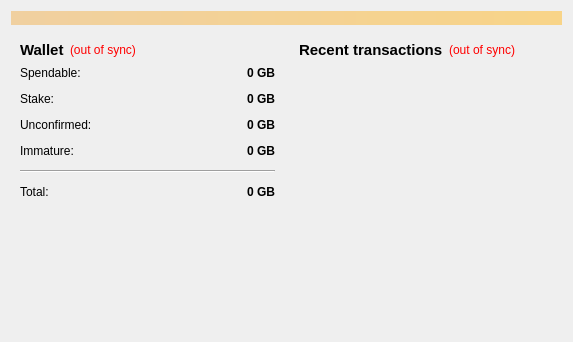
<?xml version="1.0" encoding="UTF-8"?>
<ui version="4.0">
 <class>OverviewPage</class>
 <widget class="QWidget" name="OverviewPage">
  <property name="geometry">
   <rect>
    <x>0</x>
    <y>0</y>
    <width>573</width>
    <height>342</height>
   </rect>
  </property>
  <property name="windowTitle">
   <string>Form</string>
  </property>
  <layout class="QVBoxLayout" name="topLayout">
   <item>
    <widget class="QLabel" name="labelAlerts">
     <property name="visible">
      <bool>false</bool>
     </property>
     <property name="styleSheet">
      <string notr="true">background-color: qlineargradient(x1: 0, y1: 0, x2: 1, y2: 0, stop:0 #F0D0A0, stop:1 #F8D488);  color:#000000
</string>
     </property>
     <property name="wordWrap">
      <bool>true</bool>
     </property>
     <property name="margin">
      <number>3</number>
     </property>
    </widget>
   </item>
   <item>
    <layout class="QHBoxLayout" name="horizontalLayout" stretch="1,1">
     <item>
      <layout class="QVBoxLayout" name="verticalLayout_2">
       <item>
        <widget class="QWidget" name="widget" native="true">
         <layout class="QVBoxLayout" name="verticalLayout_4">
          <item>
           <layout class="QHBoxLayout" name="horizontalLayout_4">
            <item>
             <widget class="QLabel" name="label_5">
              <property name="font">
               <font>
                <pointsize>11</pointsize>
                <weight>75</weight>
                <bold>true</bold>
               </font>
              </property>
              <property name="text">
               <string>Wallet</string>
              </property>
             </widget>
            </item>
            <item>
             <widget class="QLabel" name="labelWalletStatus">
              <property name="toolTip">
               <string>The displayed information may be out of date. Your wallet automatically synchronizes with the GoldBlocks network after a connection is established, but this process has not completed yet.</string>
              </property>
              <property name="styleSheet">
               <string notr="true">QLabel { color: red; }</string>
              </property>
              <property name="text">
               <string notr="true">(out of sync)</string>
              </property>
              <property name="alignment">
               <set>Qt::AlignLeading|Qt::AlignLeft|Qt::AlignVCenter</set>
              </property>
             </widget>
            </item>
            <item>
             <spacer name="horizontalSpacer_2">
              <property name="orientation">
               <enum>Qt::Horizontal</enum>
              </property>
              <property name="sizeHint" stdset="0">
               <size>
                <width>40</width>
                <height>20</height>
               </size>
              </property>
             </spacer>
            </item>
           </layout>
          </item>
          <item>
           <layout class="QFormLayout" name="formLayout_2">
            <property name="fieldGrowthPolicy">
             <enum>QFormLayout::AllNonFixedFieldsGrow</enum>
            </property>
            <property name="horizontalSpacing">
             <number>12</number>
            </property>
            <property name="verticalSpacing">
             <number>12</number>
            </property>
            <item row="0" column="0">
             <widget class="QLabel" name="label">
              <property name="text">
               <string>Spendable:</string>
              </property>
             </widget>
            </item>
            <item row="0" column="1">
             <widget class="QLabel" name="labelBalance">
              <property name="font">
               <font>
                <weight>75</weight>
                <bold>true</bold>
               </font>
              </property>
              <property name="cursor">
               <cursorShape>IBeamCursor</cursorShape>
              </property>
              <property name="toolTip">
               <string>Your current spendable balance</string>
              </property>
              <property name="text">
               <string notr="true">0 GB</string>
              </property>
              <property name="alignment">
               <set>Qt::AlignRight|Qt::AlignTrailing|Qt::AlignVCenter</set>
              </property>
              <property name="textInteractionFlags">
               <set>Qt::LinksAccessibleByMouse|Qt::TextSelectableByKeyboard|Qt::TextSelectableByMouse</set>
              </property>
             </widget>
            </item>
            <item row="1" column="0">
             <widget class="QLabel" name="label_6">
              <property name="text">
               <string>Stake:</string>
              </property>
             </widget>
            </item>
            <item row="1" column="1">
             <widget class="QLabel" name="labelStake">
              <property name="font">
               <font>
                <weight>75</weight>
                <bold>true</bold>
               </font>
              </property>
              <property name="cursor">
               <cursorShape>IBeamCursor</cursorShape>
              </property>
              <property name="toolTip">
               <string>Total of coins that was staked, and do not yet count toward the current balance</string>
              </property>
              <property name="text">
               <string notr="true">0 GB</string>
              </property>
              <property name="alignment">
               <set>Qt::AlignRight|Qt::AlignTrailing|Qt::AlignVCenter</set>
              </property>
              <property name="textInteractionFlags">
               <set>Qt::LinksAccessibleByMouse|Qt::TextSelectableByKeyboard|Qt::TextSelectableByMouse</set>
              </property>
             </widget>
            </item>
            <item row="2" column="0">
             <widget class="QLabel" name="label_3">
              <property name="text">
               <string>Unconfirmed:</string>
              </property>
             </widget>
            </item>
            <item row="2" column="1">
             <widget class="QLabel" name="labelUnconfirmed">
              <property name="font">
               <font>
                <weight>75</weight>
                <bold>true</bold>
               </font>
              </property>
              <property name="cursor">
               <cursorShape>IBeamCursor</cursorShape>
              </property>
              <property name="toolTip">
               <string>Total of transactions that have yet to be confirmed, and do not yet count toward the current balance</string>
              </property>
              <property name="text">
               <string notr="true">0 GB</string>
              </property>
              <property name="alignment">
               <set>Qt::AlignRight|Qt::AlignTrailing|Qt::AlignVCenter</set>
              </property>
              <property name="textInteractionFlags">
               <set>Qt::LinksAccessibleByMouse|Qt::TextSelectableByKeyboard|Qt::TextSelectableByMouse</set>
              </property>
             </widget>
            </item>
            <item row="3" column="0">
             <widget class="QLabel" name="labelImmatureText">
              <property name="text">
               <string>Immature:</string>
              </property>
             </widget>
            </item>
            <item row="3" column="1">
             <widget class="QLabel" name="labelImmature">
              <property name="font">
               <font>
                <weight>75</weight>
                <bold>true</bold>
               </font>
              </property>
              <property name="toolTip">
               <string>Mined balance that has not yet matured</string>
              </property>
              <property name="text">
               <string notr="true">0 GB</string>
              </property>
              <property name="alignment">
               <set>Qt::AlignRight|Qt::AlignTrailing|Qt::AlignVCenter</set>
              </property>
              <property name="textInteractionFlags">
               <set>Qt::LinksAccessibleByMouse|Qt::TextSelectableByKeyboard|Qt::TextSelectableByMouse</set>
              </property>
             </widget>
            </item>
            <item row="4" column="0" colspan="2">
             <widget class="Line" name="line">
              <property name="orientation">
               <enum>Qt::Horizontal</enum>
              </property>
             </widget>
            </item>
            <item row="5" column="0">
             <widget class="QLabel" name="labelTotalText">
              <property name="text">
               <string>Total:</string>
              </property>
             </widget>
            </item>
            <item row="5" column="1">
             <widget class="QLabel" name="labelTotal">
              <property name="font">
               <font>
                <weight>75</weight>
                <bold>true</bold>
               </font>
              </property>
              <property name="cursor">
               <cursorShape>IBeamCursor</cursorShape>
              </property>
              <property name="toolTip">
               <string>Your current total balance</string>
              </property>
              <property name="text">
               <string notr="true">0 GB</string>
              </property>
              <property name="alignment">
               <set>Qt::AlignRight|Qt::AlignTrailing|Qt::AlignVCenter</set>
              </property>
              <property name="textInteractionFlags">
               <set>Qt::LinksAccessibleByMouse|Qt::TextSelectableByKeyboard|Qt::TextSelectableByMouse</set>
              </property>
             </widget>
            </item>
           </layout>
          </item>
         </layout>
        </widget>
       </item>
       <item>
        <spacer name="verticalSpacer">
         <property name="orientation">
          <enum>Qt::Vertical</enum>
         </property>
         <property name="sizeHint" stdset="0">
          <size>
           <width>20</width>
           <height>40</height>
          </size>
         </property>
        </spacer>
       </item>
      </layout>
     </item>
     <item>
      <layout class="QVBoxLayout" name="verticalLayout_3">
       <item>
        <widget class="QWidget" name="widget_2" native="true">
         <layout class="QVBoxLayout" name="verticalLayout">
          <item>
           <layout class="QHBoxLayout" name="horizontalLayout_2">
            <item>
             <widget class="QLabel" name="label_4">
              <property name="font">
               <font>
                <pointsize>11</pointsize>
                <weight>75</weight>
                <bold>true</bold>
               </font>
              </property>
              <property name="text">
               <string>&lt;b&gt;Recent transactions&lt;/b&gt;</string>
              </property>
             </widget>
            </item>
            <item>
             <widget class="QLabel" name="labelTransactionsStatus">
              <property name="toolTip">
               <string>The displayed information may be out of date. Your wallet automatically synchronizes with the GoldBlocks network after a connection is established, but this process has not completed yet.</string>
              </property>
              <property name="styleSheet">
               <string notr="true">QLabel { color: red; }</string>
              </property>
              <property name="text">
               <string notr="true">(out of sync)</string>
              </property>
              <property name="alignment">
               <set>Qt::AlignRight|Qt::AlignTrailing|Qt::AlignVCenter</set>
              </property>
             </widget>
            </item>
            <item>
             <spacer name="horizontalSpacer">
              <property name="orientation">
               <enum>Qt::Horizontal</enum>
              </property>
              <property name="sizeHint" stdset="0">
               <size>
                <width>40</width>
                <height>20</height>
               </size>
              </property>
             </spacer>
            </item>
           </layout>
          </item>
          <item>
           <widget class="QListView" name="listTransactions">
            <property name="styleSheet">
             <string notr="true">QListView { background: transparent; }</string>
            </property>
            <property name="frameShape">
             <enum>QFrame::NoFrame</enum>
            </property>
            <property name="verticalScrollBarPolicy">
             <enum>Qt::ScrollBarAlwaysOff</enum>
            </property>
            <property name="horizontalScrollBarPolicy">
             <enum>Qt::ScrollBarAlwaysOff</enum>
            </property>
            <property name="selectionMode">
             <enum>QAbstractItemView::NoSelection</enum>
            </property>
           </widget>
          </item>
         </layout>
        </widget>
       </item>
      </layout>
     </item>
    </layout>
   </item>
  </layout>
 </widget>
 <resources/>
 <connections/>
</ui>
